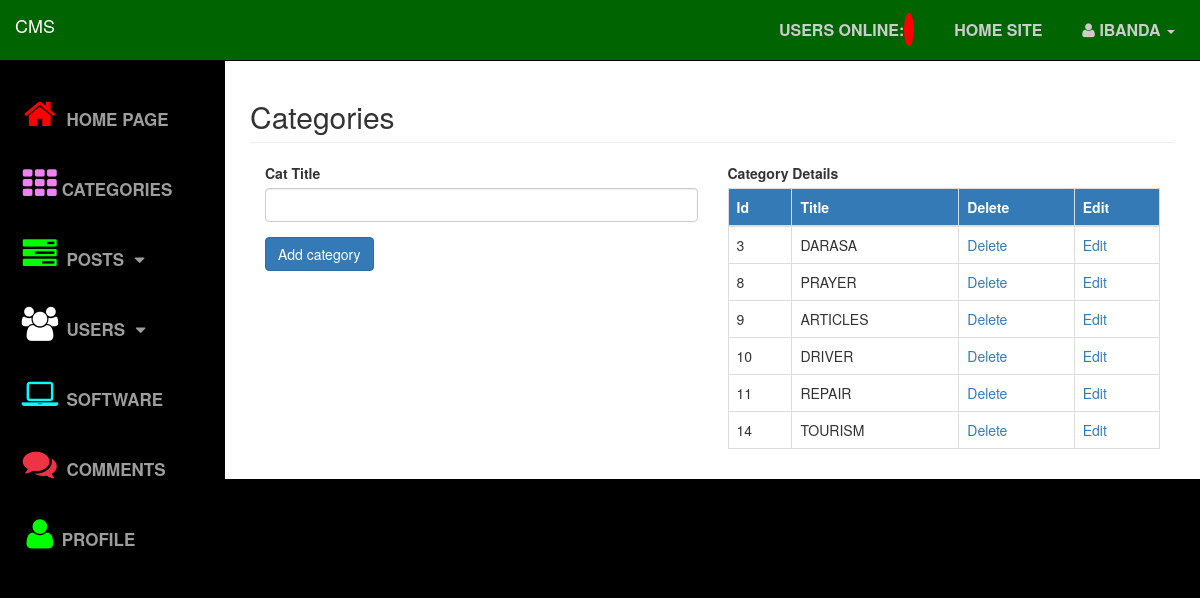
Page /admin/CATEGORIES.php (signed in) on the committed database.
### tables this page shows
CREATE TABLE `categories` (
  `cat_id` int(11) NOT NULL,
  `cat_title` varchar(255) NOT NULL
);

### admin/inc/function.php (the view, shortened to what this page needs)
<?php
function  find_all_categories(){
global $connection;
$query = "SELECT * FROM categories";
$find_categories = mysqli_query($connection,$query);
while($row = mysqli_fetch_assoc($find_categories))
{
$cat_id =  $row['cat_id'];
$cat_title =  $row['cat_title'];
echo "<tr>";
echo "<td>{$cat_id}</td>";
echo "<td>{$cat_title}</td>";
echo "<td><a href= 'categories.php?delete={$cat_id}'>Delete</a></td>";
echo "<td><a href= 'categories.php?edit={$cat_id}'>Edit</a></td>";
echo "</tr>";
}
}
?>

### admin/css/sb-admin.css (style rules this page uses)
html { overflow-y: scroll; }
body { margin-top: 100px; background:black; }
@media (min-width:768px) { body { margin-top: 50px; } }

### rows in the picture
categories: cat_id "3", cat_title "DARASA"
categories: cat_id "8", cat_title "PRAYER"
categories: cat_id "9", cat_title "ARTICLES"
categories: cat_id "10", cat_title "DRIVER"
categories: cat_id "11", cat_title "REPAIR"
categories: cat_id "14", cat_title "TOURISM"

### other values in the picture
$_SESSION['Username'] "IBANDA"
